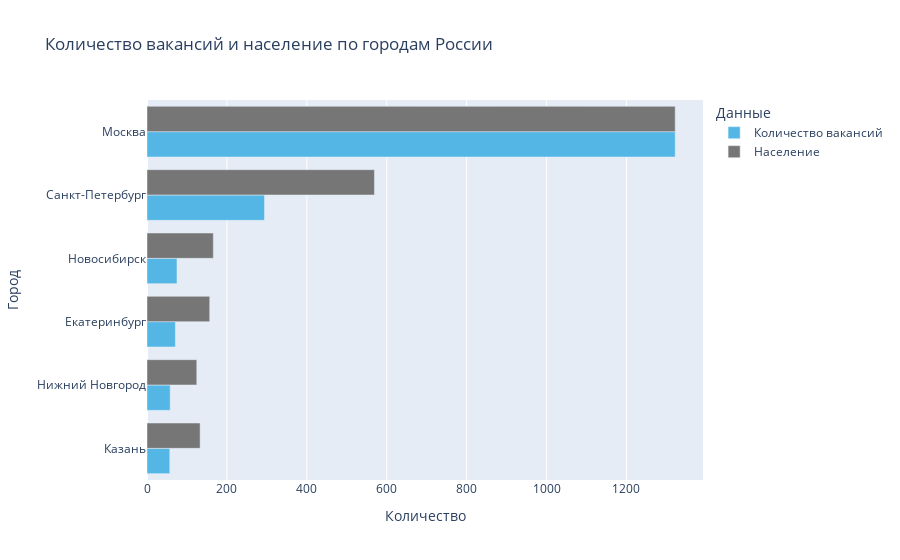

Notebook code for this chart:
### Code cell
# Определяем топ-7 городов по количеству вакансий
d_grouped = (
    df.groupby(["address.city"]).count().sort_values(by="id", ascending=False)[:7]
)

# Соединяем данные о вакансиях и населении городов
merged_df = pd.merge(d_grouped, population, left_on="address.city", right_on="Город")

# Сортируем данные по количеству вакансий
merged_df = merged_df.sort_values(by="id", ascending=True)

# Масштабируем данные о населении в масштаб количества вакансий
pop_scaled = merged_df["Население"].str.replace(" ", "").astype(int) * (
    merged_df["id"].max()
    / merged_df["Население"].str.replace(" ", "").astype(int).max()
)


# Создаем график
fig = go.Figure()

# Добавляем столбчатую диаграмму количества вакансий
fig.add_trace(
    go.Bar(
        x=merged_df["id"],
        y=merged_df["Город"],
        orientation="h",
        name="Количество вакансий",
        marker_color="#53b6e5",
    )
)

# Добавляем столбчатую диаграмму населения городов
fig.add_trace(
    go.Bar(
        x=pop_scaled,
        y=merged_df["Город"],
        orientation="h",
        name="Население",
        marker_color="#767676",
    )
)

# Настраиваем внешний вид графика
fig.update_xaxes(title_text="Количество")
fig.update_yaxes(title_text="Город")
fig.update_layout(
    title="Количество вакансий и население по городам России",
    legend=dict(title="Данные"),
)

# Показываем график
fig.show()

### Figure 1 — Plotly figure (JSON) as saved in the notebook; plotly's stock layout.template omitted (floating-point values rounded to 4 significant figures)
{"data": [{"marker": {"color": "#53b6e5"}, "name": "Количество вакансий", "orientation": "h", "type": "bar", "x": [57, 58, 71, 75, 294, 1322], "y": ["Казань", "Нижний Новгород", "Екатеринбург", "Новосибирск", "Санкт-Петербург", "Москва"]}, {"marker": {"color": "#767676"}, "name": "Население", "orientation": "h", "type": "bar", "x": [133.0, 124.6, 156.9, 166.0, 569.2, 1322], "y": ["Казань", "Нижний Новгород", "Екатеринбург", "Новосибирск", "Санкт-Петербург", "Москва"]}], "layout": {"legend": {"title": {"text": "Данные"}}, "title": {"text": "Количество вакансий и население по городам России"}, "xaxis": {"title": {"text": "Количество"}}, "yaxis": {"title": {"text": "Город"}}}}
